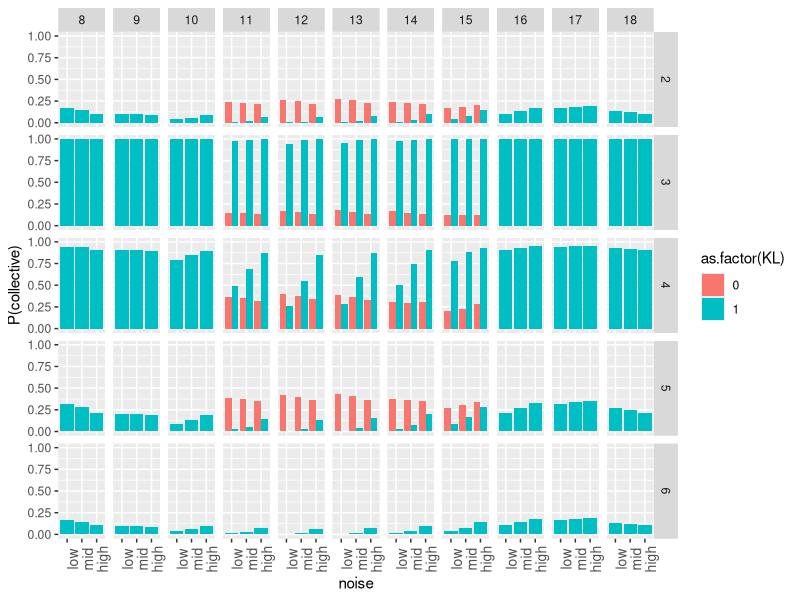
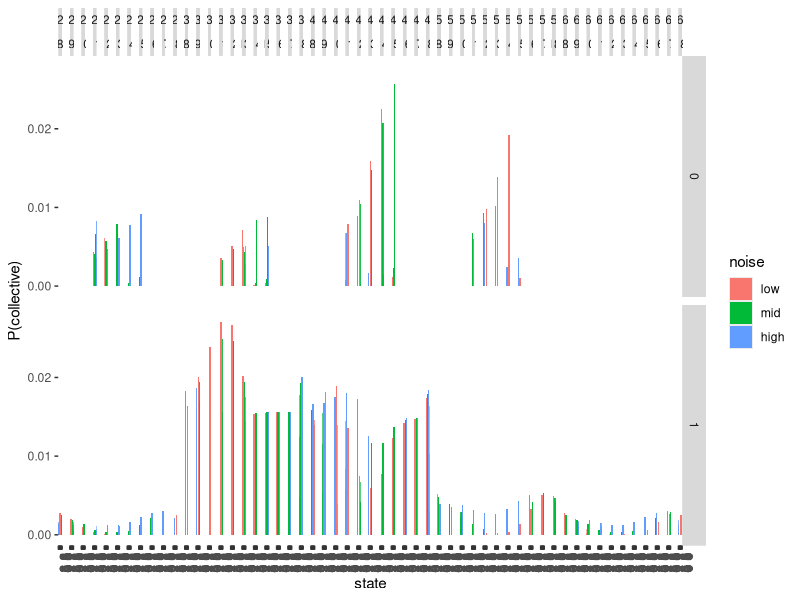
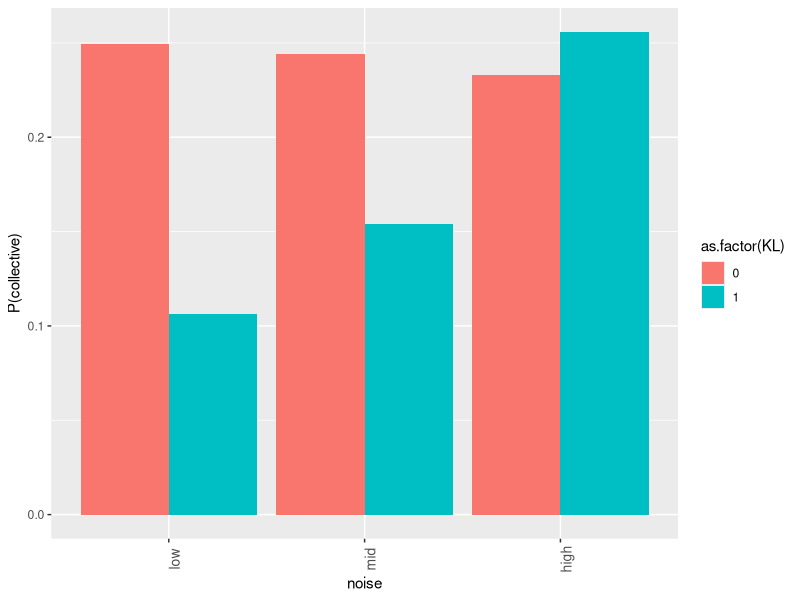
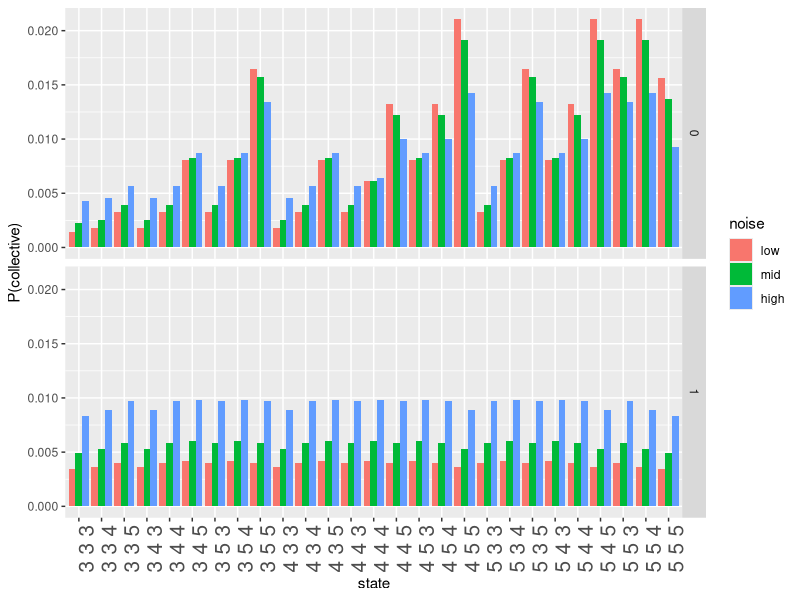
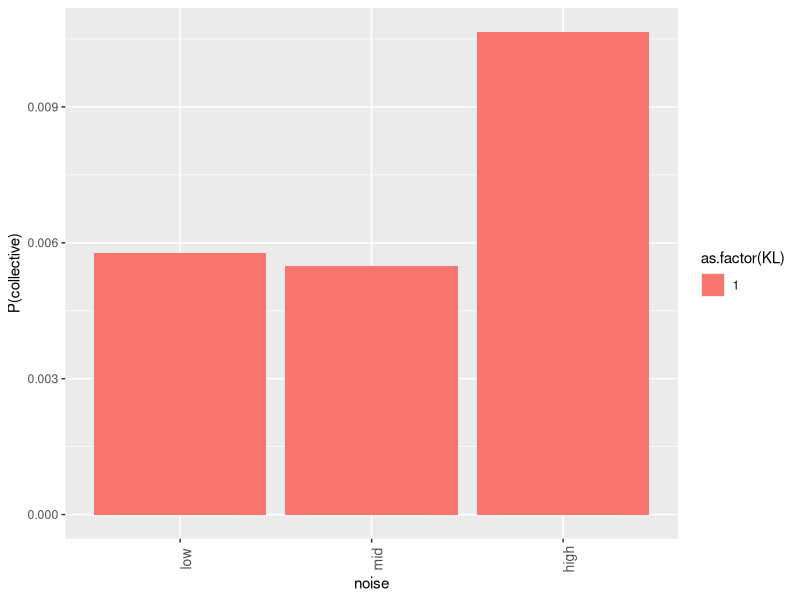
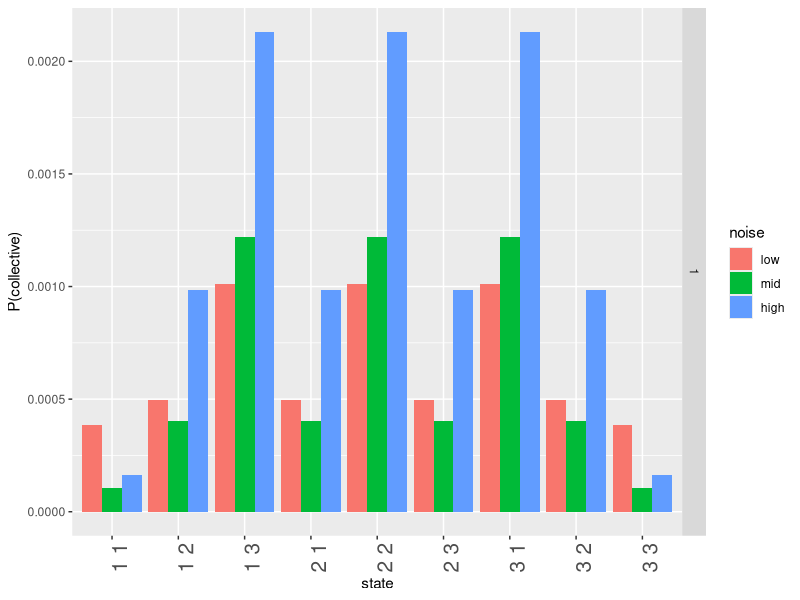
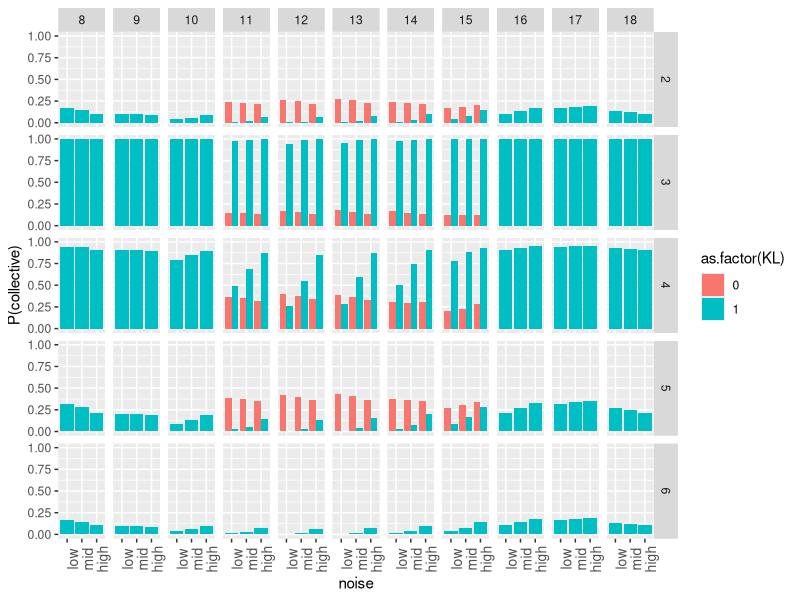
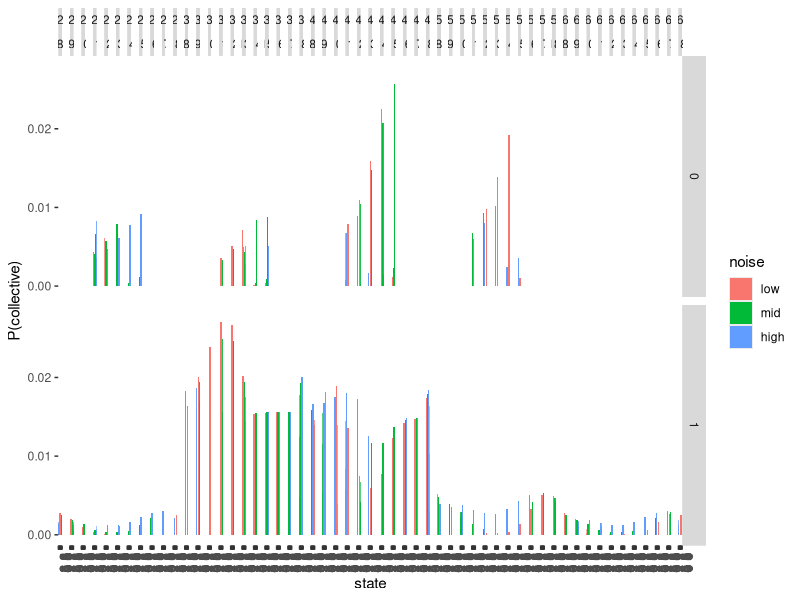

The R script that drew these images, in order:
library(ggplot2)

setwd("~/Documents/git/cocolab/collective/models_2/")



###################################




#4 objects fixed thetas
a = read.csv("plural-predication-KL-11.csv",header=F)
a$KL = 1
b = read.csv("plural-predication-11.csv",header=F)
b$KL = 0
d = rbind(a,b)
#d <- b
#colnames(d) <- c("noise","numobjs","dist_theta","coll_theta","collective","obj1","obj2","p","KL")
colnames(d) <- c("noise","numobjs","dist_theta","coll_theta","collective","obj1","obj2","obj3","p","KL")
head(d)

d$noise <-factor(d$noise,levels=c("low",'mid','high'))
d$numobjs <- factor(d$numobjs)
d$dist_theta <- factor(d$dist_theta)
d$coll_theta <- factor(d$coll_theta)
d$state = paste(d$obj1,d$obj2)
#d$state = paste(d$obj1,d$obj2,d$obj3)
d$state <- factor(d$state)
d$KL <- factor(d$KL)
d$p <- as.numeric(as.character(d$p))

#all <- d

## no neg plots

#d <- d[d$neg==0,]

# check effect direction for fixed thetas

agg <- aggregate(p~noise*dist_theta*coll_theta*KL,d[d$collective=="true",],sum)

p <- ggplot(agg,aes(x=noise,y=p)) +
  geom_bar(stat='identity',position=position_dodge(),aes(fill=as.factor(KL))) +
  ylab("P(collective)") +
  theme(axis.text.x = element_text(size=10,angle=90))+
  facet_grid(dist_theta~coll_theta)
p
ggsave("plots/plural-predication-15.pdf",height=10,width=20)

# check state distribution

t <- d[d$collective=="true",]

state <- ggplot(t,aes(x=state,y=p,fill=noise)) +
  geom_bar(stat='identity',position=position_dodge()) +
  ylab("P(collective)") +
  theme(axis.text.x = element_text(size=10,angle=90))+
  facet_grid(KL~dist_theta+coll_theta)
state
ggsave("plots/plural-predication-state-15.pdf",height=5,width=10,limitsize=FALSE)



###################################


## INFERRED THETAS


#4 objects infer thetas
a = read.csv("plural-predication-KL-3-7.csv",header=F)
a$KL = 1
b = read.csv("plural-predication-3-7.csv",header=F)
b$KL = 0
d = rbind(a,b)
#d <- b
#colnames(d) <- c("noise","numobjs","collective","obj1","obj2","p","KL")
colnames(d) <- c("noise","numobjs","collective","obj1","obj2","obj3","p","KL")
head(d)


d$noise <-factor(d$noise,levels=c("low",'mid','high'))
d$numobjs <- factor(d$numobjs)
d$state = paste(d$obj1,d$obj2,d$obj3)
#d$state = paste(d$obj1,d$obj2)
d$state <- factor(d$state)
d$KL <- factor(d$KL)
d$p <- as.numeric(as.character(d$p))

# check effect direction for inferred thetas

agg <- aggregate(p~noise*KL,d[d$collective=="true",],sum)

p <- ggplot(agg,aes(x=noise,y=p)) +
  geom_bar(stat='identity',position=position_dodge(),aes(fill=as.factor(KL))) +
  ylab("P(collective)") +
  theme(axis.text.x = element_text(size=10,angle=90))#+
  #facet_grid(dist_theta~coll_theta)
p
ggsave("plots/plural-predication-3-7.pdf",height=3,width=8)

# check state distribution for inferred thetas

t <- d[d$collective=="true",]

state <- ggplot(t,aes(x=state,y=p,fill=noise)) +
  geom_bar(stat='identity',position=position_dodge()) +
  ylab("P(collective)") +
  theme(axis.text.x = element_text(size=15,angle=90))+
  facet_grid(KL~.)
state
ggsave("plots/plural-predication-state-3-7.pdf",height=5,width=10,limitsize=FALSE)







########################


## KL FLIP

#4 objects infer thetas
a = read.csv("plural-predication-KL-4-19.csv",header=F)
a$KL = 1
#b = read.csv("plural-predication-3-7.csv",header=F)
#b$KL = 0
#d = rbind(a,b)
d <- a
colnames(d) <- c("noise","numobjs","collective","obj1","obj2","p","KL")
#colnames(d) <- c("noise","numobjs","collective","obj1","obj2","obj3","p","KL")
head(d)


d$noise <-factor(d$noise,levels=c("low",'mid','high'))
d$numobjs <- factor(d$numobjs)
#d$state = paste(d$obj1,d$obj2,d$obj3)
d$state = paste(d$obj1,d$obj2)
d$state <- factor(d$state)
d$KL <- factor(d$KL)
d$p <- as.numeric(as.character(d$p))

# check effect direction for inferred thetas

agg <- aggregate(p~noise*KL,d[d$collective=="true",],sum)

p <- ggplot(agg,aes(x=noise,y=p)) +
  geom_bar(stat='identity',position=position_dodge(),aes(fill=as.factor(KL))) +
  ylab("P(collective)") +
  theme(axis.text.x = element_text(size=10,angle=90))#+
#facet_grid(dist_theta~coll_theta)
p
ggsave("plots/plural-predication-4-19.pdf",height=3,width=8)

# check state distribution for inferred thetas

t <- d[d$collective=="true",]

state <- ggplot(t,aes(x=state,y=p,fill=noise)) +
  geom_bar(stat='identity',position=position_dodge()) +
  ylab("P(collective)") +
  theme(axis.text.x = element_text(size=15,angle=90))+
  facet_grid(KL~.)
state
ggsave("plots/plural-predication-4-19-state.pdf",height=5,width=10,limitsize=FALSE)



